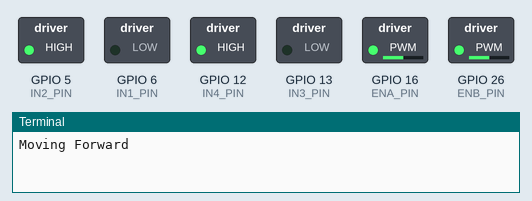
Bench run of a program on a simulated Raspberry Pi (BCM pin numbers). On the bench: switched loads named in the program (green lamp = pin HIGH), the last lines printed to the terminal.

Above: at 0.05 s.
At 1.55 s:
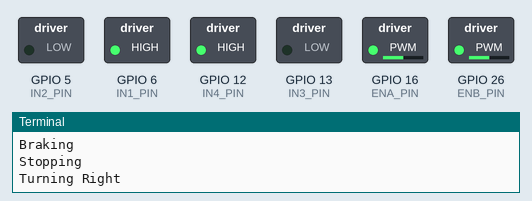
At 2.75 s:
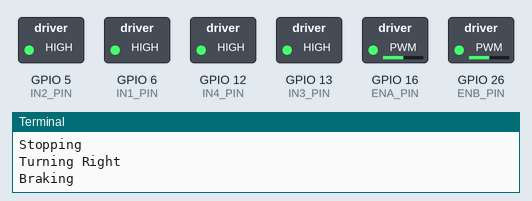
At 3.95 s:
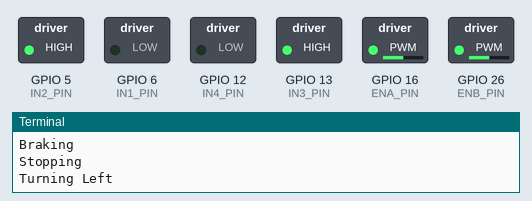
At 5.45 s:
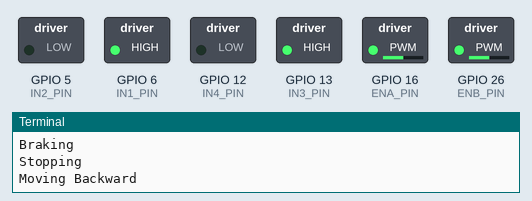
At 10.95 s:
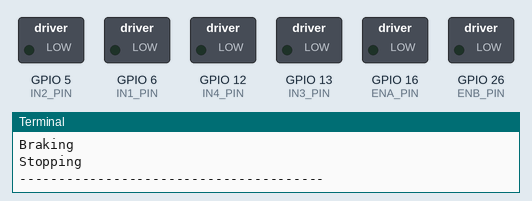
Timing chart, 0 to 14.3 s (numbered marks = the images above):
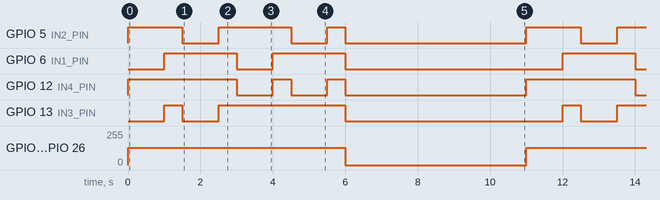

Measured:
- by itself, GPIO 5 (IN2_PIN): repeats every 11.0 s: LOW 1.0 s, HIGH 2.0 s, LOW 1.0 s, HIGH 0.50 s, LOW 5.0 s, HIGH 1.5 s
- by itself, GPIO 6 (IN1_PIN): repeats every 11.0 s: LOW 1.0 s, HIGH 2.0 s, LOW 6.0 s, HIGH 2.0 s
- by itself, GPIO 12 (IN4_PIN): repeats every 11.0 s: 2 × (LOW 1.0 s, HIGH 0.50 s), LOW 5.0 s, HIGH 3.0 s
- by itself, GPIO 13 (IN3_PIN): repeats every 11.0 s: LOW 1.0 s, HIGH 3.5 s, LOW 6.0 s, HIGH 0.50 s
- by itself, GPIO 16 (ENA_PIN), GPIO 26 (ENB_PIN): alternates 128/255 for 6.0 s and 0/255 for 5.0 s

The program:

motor_driver-test.py
```python
#!/usr/bin/env python

# Connections to Raspberry Pi:
#
# L298N
#   IN1 = GPIO6  [Pin 31]
#   IN2 = GPIO5  [Pin 29]
#   IN3 = GPIO13 [Pin 33]
#   IN4 = GPIO12 [Pin 32]
#   ENA = GPIO16 [Pin 36]
#   ENB = GPIO26 [Pin 37]
#

# Needed modules will be imported and configured
import sys
import time
import RPi.GPIO as GPIO

GPIO.setmode(GPIO.BCM)

# Declaration of the input pins which are connected to the sensors
IN1_PIN = 6
IN2_PIN = 5
IN3_PIN = 13
IN4_PIN = 12
ENA_PIN = 16
ENB_PIN = 26

# Setup the declared pins
GPIO.setup(IN1_PIN, GPIO.OUT)
GPIO.setup(IN2_PIN, GPIO.OUT)
GPIO.setup(IN3_PIN, GPIO.OUT)
GPIO.setup(IN4_PIN, GPIO.OUT)
GPIO.setup(ENA_PIN, GPIO.OUT)
GPIO.setup(ENB_PIN, GPIO.OUT)

# IN1 | IN2 | ENA -- Controls Right Motor (Alias values)
RW_FWD = IN2_PIN
RW_BWD = IN1_PIN
RW_ENA = GPIO.PWM(ENA_PIN, 100)

# IN3 | IN4 | ENB -- Controls Left Motor (Alias values)
LW_FWD = IN4_PIN
LW_BWD = IN3_PIN
LW_ENA = GPIO.PWM(ENB_PIN, 100)

# Go ahead and start the PWM
RW_ENA.start(0)
LW_ENA.start(0)

# Break between driving motors will be defined here (in seconds)
sleeptime=5

# Helper Functions
def forward(x):
    print("Moving Forward")
    RW_ENA.ChangeDutyCycle(50)
    LW_ENA.ChangeDutyCycle(50)
    GPIO.output(RW_FWD, GPIO.HIGH)
    GPIO.output(RW_BWD, GPIO.LOW)
    GPIO.output(LW_FWD, GPIO.HIGH)
    GPIO.output(LW_BWD, GPIO.LOW)
    time.sleep(x)
    print("Braking")
    GPIO.output(RW_FWD, GPIO.HIGH)
    GPIO.output(RW_BWD, GPIO.HIGH)
    GPIO.output(LW_FWD, GPIO.HIGH)
    GPIO.output(LW_BWD, GPIO.HIGH)
    time.sleep(0.5)
    print("Stopping")
    RW_ENA.ChangeDutyCycle(0)
    LW_ENA.ChangeDutyCycle(0)
    GPIO.output(RW_FWD, GPIO.LOW)
    GPIO.output(LW_FWD, GPIO.LOW)
    GPIO.output(RW_BWD, GPIO.LOW)
    GPIO.output(LW_BWD, GPIO.LOW)

def turn_right(x):
    print("Turning Right")
    RW_ENA.ChangeDutyCycle(50)
    LW_ENA.ChangeDutyCycle(50)
    GPIO.output(RW_FWD, GPIO.LOW)
    GPIO.output(RW_BWD, GPIO.HIGH)
    GPIO.output(LW_FWD, GPIO.HIGH)
    GPIO.output(LW_BWD, GPIO.LOW)
    time.sleep(x)
    print("Braking")
    GPIO.output(RW_FWD, GPIO.HIGH)
    GPIO.output(RW_BWD, GPIO.HIGH)
    GPIO.output(LW_FWD, GPIO.HIGH)
    GPIO.output(LW_BWD, GPIO.HIGH)
    time.sleep(0.5)
    print("Stopping")
    RW_ENA.ChangeDutyCycle(0)
    LW_ENA.ChangeDutyCycle(0)
    GPIO.output(RW_FWD, GPIO.LOW)
    GPIO.output(LW_FWD, GPIO.LOW)
    GPIO.output(RW_BWD, GPIO.LOW)
    GPIO.output(LW_BWD, GPIO.LOW)

def turn_left(x):
    print("Turning Left")
    RW_ENA.ChangeDutyCycle(50)
    LW_ENA.ChangeDutyCycle(50)
    GPIO.output(RW_FWD, GPIO.HIGH)
    GPIO.output(RW_BWD, GPIO.LOW)
    GPIO.output(LW_FWD, GPIO.LOW)
    GPIO.output(LW_BWD, GPIO.HIGH)
    time.sleep(x)
    print("Braking")
    GPIO.output(RW_FWD, GPIO.HIGH)
    GPIO.output(RW_BWD, GPIO.HIGH)
    GPIO.output(LW_FWD, GPIO.HIGH)
    GPIO.output(LW_BWD, GPIO.HIGH)
    time.sleep(0.5)
    print("Stopping")
    RW_ENA.ChangeDutyCycle(0)
    LW_ENA.ChangeDutyCycle(0)
    GPIO.output(RW_FWD, GPIO.LOW)
    GPIO.output(LW_FWD, GPIO.LOW)
    GPIO.output(RW_BWD, GPIO.LOW)
    GPIO.output(LW_BWD, GPIO.LOW)

def reverse(x):
    print("Moving Backward")
    RW_ENA.ChangeDutyCycle(50)
    LW_ENA.ChangeDutyCycle(50)
    GPIO.output(RW_FWD, GPIO.LOW)
    GPIO.output(RW_BWD, GPIO.HIGH)
    GPIO.output(LW_FWD, GPIO.LOW)
    GPIO.output(LW_BWD, GPIO.HIGH)
    time.sleep(x)
    print("Braking")
    GPIO.output(RW_FWD, GPIO.HIGH)
    GPIO.output(RW_BWD, GPIO.HIGH)
    GPIO.output(LW_FWD, GPIO.HIGH)
    GPIO.output(LW_BWD, GPIO.HIGH)
    time.sleep(0.5)
    print("Stopping")
    RW_ENA.ChangeDutyCycle(0)
    LW_ENA.ChangeDutyCycle(0)
    GPIO.output(RW_FWD, GPIO.LOW)
    GPIO.output(LW_FWD, GPIO.LOW)
    GPIO.output(RW_BWD, GPIO.LOW)
    GPIO.output(LW_BWD, GPIO.LOW)

# main program loop
try:
    while True:
        forward(1)
        turn_right(1)
        turn_left(1)
        reverse(1)
        print "---------------------------------------"
        # Reset + Delay
        time.sleep(sleeptime)

# Scavenging work after the end of the program
except KeyboardInterrupt:
    RW_ENA.stop()
    LW_ENA.stop()
    GPIO.cleanup()
```
